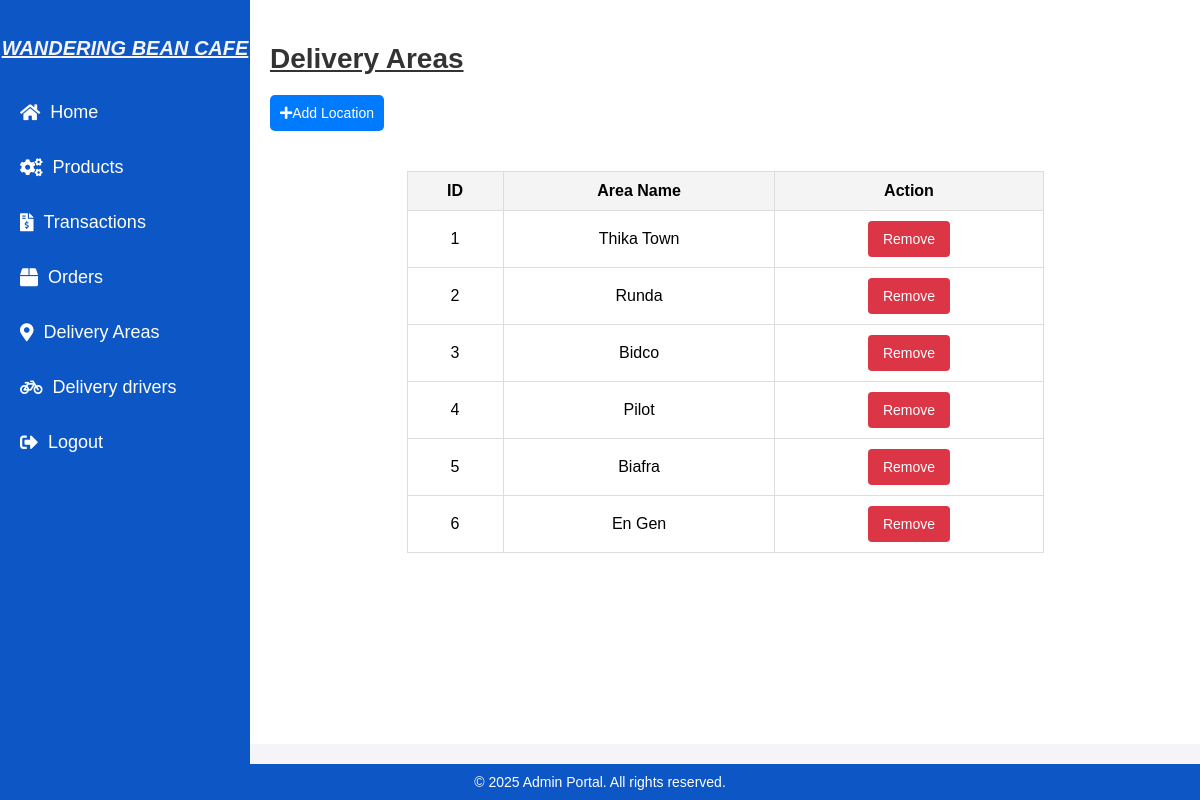
The app's page /locations.php with its own data.
### tables this page shows
CREATE TABLE `delivery_areas` (
  `id` int(11) NOT NULL,
  `area_name` varchar(255) NOT NULL
);

### locations.php (the view, shortened to what this page needs)
<?php
include('db.php');
$areaQuery = "SELECT * FROM delivery_areas ORDER BY id ASC";
$areaResults = $conn->query($areaQuery);
?>
<!DOCTYPE html>
<html lang="en">
<head>
    <link rel="stylesheet" href="admin.css">
    <link href="https://cdnjs.cloudflare.com/ajax/libs/font-awesome/5.15.4/css/all.min.css" rel="stylesheet">
    <link href="https://cdnjs.cloudflare.com/ajax/libs/font-awesome/5.15.4/css/all.min.css" rel="stylesheet">
</head>
<body>
    <div class="sidebar">
        <h2>Wandering Bean Cafe</h2>
        <a href="admin_home.php"><i class="fas fa-home"></i> Home</a>
        <a href="products.php"><i class="fas fa-cogs"></i> Products</a>
        <a href="transactions.php"><i class="fas fa-file-invoice-dollar"></i> Transactions</a>
        <a href="orders.php"><i class="fas fa-box"></i> Orders</a>
        <a href="locations.php"><i class="fas fa-map-marker-alt"></i> Delivery Areas</a>
        <a href="manage_deliveries.php"><i class="fas fa-bicycle"></i>Delivery drivers</a>
        <a href="logout.php"><i class="fas fa-sign-out-alt"></i> Logout</a>
    </div>
    <div class="content">
        <h2 style="text-decoration: underline;">Delivery Areas</h2>
        <div style="display: flex; justify-content: space-between; align-items: center;">
            <button onclick="document.getElementById('addLocationModal').style.display='block'" class="btn btn-primary"><i class="fas fa-plus"></i>Add Location</button>
        </div>
        <table>
            <thead>
                <tr>
                    <th>ID</th>
                    <th>Area Name</th>
                    <th>Action</th>
                </tr>
            </thead>
            <tbody>
                <?php while ($row = $areaResults->fetch_assoc()): ?>
                    <tr>
                        <td><?= $row['id'] ?></td>
                        <td><?= htmlspecialchars($row['area_name']) ?></td>
                        <td>
                            <form method="POST" onsubmit="return confirm('Are you sure you want to delete this location?')">
                                <button type="submit" name="delete" value="<?= $row['id'] ?>" class="btn btn-danger">Remove</button>
                            </form>
                        </td>
                    </tr>
                <?php endwhile; ?>
            </tbody>
        </table>
    </div>
    <footer>
        <p>&copy; 2025 Admin Portal. All rights reserved.</p>
    </footer>
</body>
</html>

### admin.css (style rules this page uses)
body { margin: 0; font-family: 'Arial', sans-serif; display: flex; flex-direction: column; height: 100vh; background-color: #f4f4f9; }
.sidebar { width: 250px; background-color: rgb(12, 86, 197); color: white; height: 100%; padding-top: 20px; position: fixed; left: 0; top: 0; bottom: 0; }
.sidebar h2 { text-align: center; color: #f4f4f9; margin-bottom: 30px; font-size: 20px; text-transform: uppercase; text-decoration: underline; font-style: italic; }
.sidebar a { display: flex; align-items: center; color: white; padding: 12px 20px; text-decoration: none; font-size: 18px; margin-bottom: 10px; transition: background-color 0.3s; }
.sidebar a i { margin-right: 10px; }
.content { margin-left: 250px; padding: 20px; flex-grow: 1; background-color: #fff; }
.content h2 { color: #333; font-size: 28px; margin-bottom: 20px; }
table { width: 80%; margin: 20px auto; border-collapse: collapse; }
th, td { border: 1px solid #ddd; padding: 8px; text-align: left; box-shadow: aliceblue; }
th { background-color: #f4f4f4; }
footer { background-color: rgb(12, 86, 197); color: white; padding: 10px 0; text-align: center; position: relative; bottom: 0; width: 100%; margin-top: 20px; }
footer p { margin: 0; font-size: 14px; }

### locations.php (style rules this page uses)
.btn { padding: 10px 15px; font-size: 14px; border: none; cursor: pointer; border-radius: 4px; }
.btn-primary { display: inline-block; margin-bottom: 20px; background-color: #007bff; text-decoration: none; color: white; padding: 10px; border-radius: 5px; }
.btn-danger { background-color: #dc3545; color: #fff; }
table { width: 70%; border-collapse: collapse; margin-top: 20px; }
table th, table td { border: 1px solid #ddd; padding: 10px; text-align: center; }
table th { background-color: #f4f4f4; }

### records on screen
delivery_areas: id "1", area_name "Thika Town"
delivery_areas: id "2", area_name "Runda"
delivery_areas: id "3", area_name "Bidco"
delivery_areas: id "4", area_name "Pilot"
delivery_areas: id "5", area_name "Biafra"
delivery_areas: id "6", area_name "En Gen"
